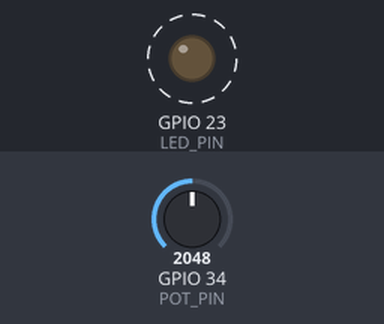
A sketch run on a simulated ESP32. Parts: output pins drawn as LEDs (lit = HIGH). Dashed ring = blinking. The inputs (shaded band) are chosen by the test bench; at power-on: GPIO 34 (POT_PIN) = 2048 (analog values on the 0–4095 scale).

Above: at 1.8 s.
1.9 s: GPIO 34 (POT_PIN) set to 491
At 2.5 s:
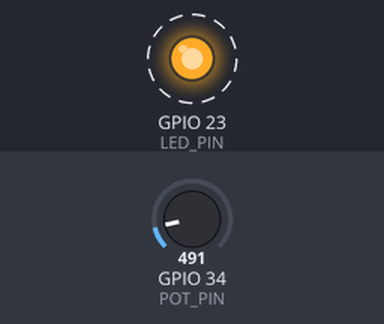
5.4 s: GPIO 34 (POT_PIN) set to 1228
At 5.85 s:
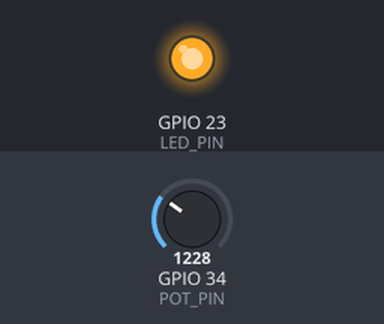
Timing chart, 0 to 14.9 s (numbered marks = the images above; inputs shaded):
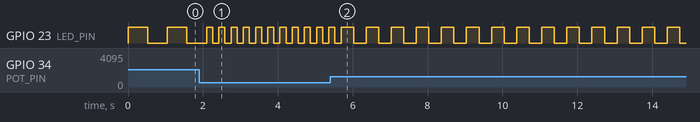

Measured:
- after the input at 1.9 s, GPIO 23 (LED_PIN): alternates HIGH for 0.16 s and LOW for 0.16 s, starting after 0.36 s
- by itself, GPIO 23 (LED_PIN): alternates HIGH for 0.53 s and LOW for 0.53 s

The sketch:

LEDBlinkRate_potentiometer.ino
```cpp
#define LED_PIN 23
#define POT_PIN 34

void setup() {
  pinMode(LED_PIN, OUTPUT);      // Set the LED pin as output
  analogReadResolution(10);      // Set the ADC resolution to 10 bits (0-1023)
  analogSetAttenuation(ADC_11db); // Set attenuation to 11dB (0-3.3V range)
}

void loop() {
  int potValue = analogRead(POT_PIN);          // Read the potentiometer value
  int blinkDelay = map(potValue, 0, 1023, 50, 1000); // Map the value to a delay (50ms to 1000ms)

  digitalWrite(LED_PIN, HIGH); // Turn on the LED
  delay(blinkDelay);           // Wait for the calculated delay
  digitalWrite(LED_PIN, LOW);  // Turn off the LED
  delay(blinkDelay);           // Wait for the calculated delay
}
```
